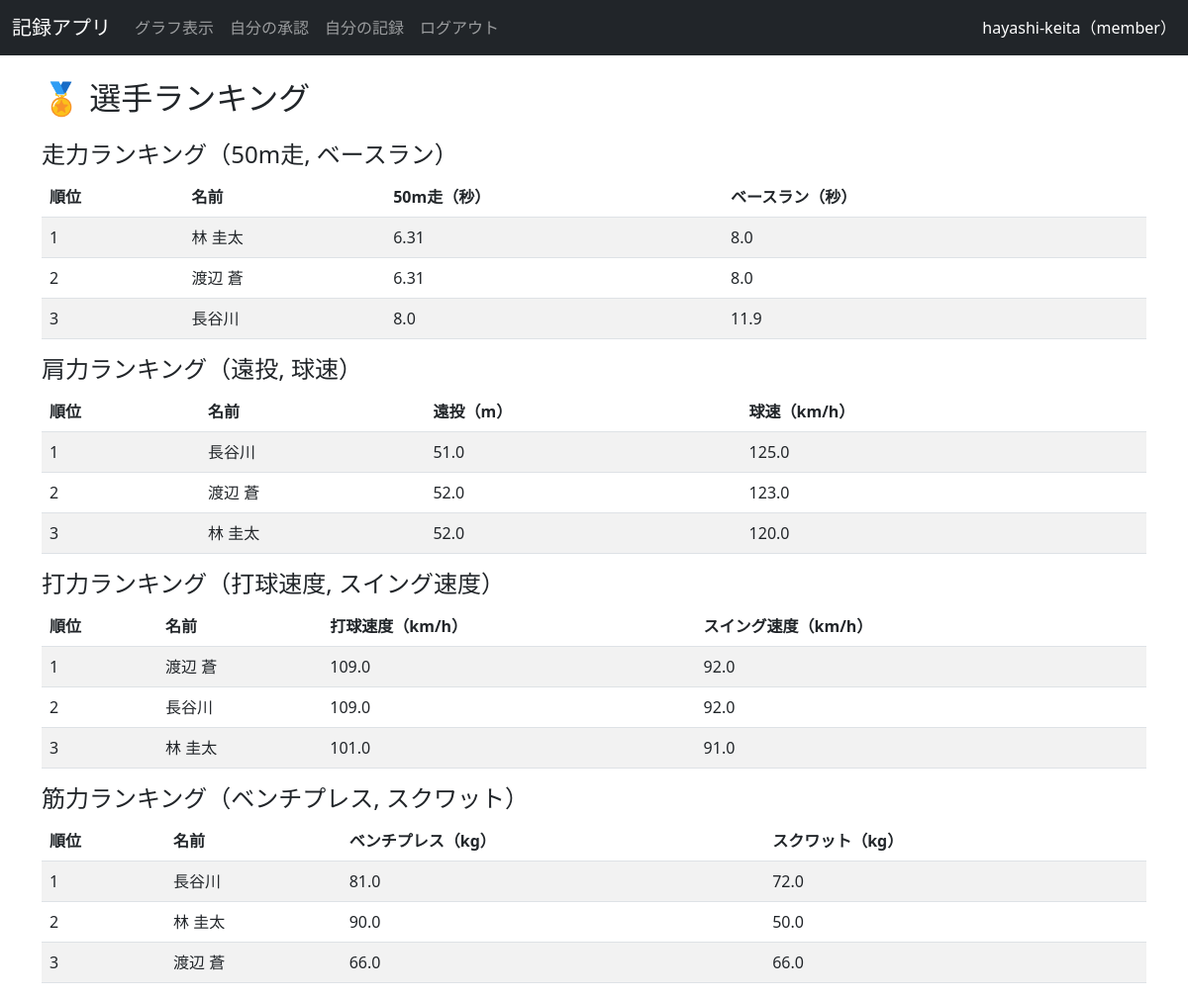
The app's page /dashboard/ranking (signed in) with its own data.
### models.py (models this page shows)
class User(UserMixin, db.Model):
    id = db.Column(db.Integer, primary_key=True)  # 各ユーザーの一意のIDを付ける
    username = db.Column(db.String(150), unique=True, nullable=False)  # ユーザー名、重複を許さない、空も不可
    password = db.Column(db.String(150), nullable=True)  # パスワード、空は不可
    role = db.Column(db.String(50), default='member')
    grade = db.Column(db.String(10))
    name = db.Column(db.String(50))
    records = db.relationship('Record', backref='user', lazy=True)

class Record(db.Model):
    id = db.Column(db.Integer, primary_key=True)
    user_id = db.Column(db.Integer, db.ForeignKey('user.id'), nullable=False)
    date = db.Column(db.Date, default=datetime.now)
    month = db.Column(db.String(10))
    grade = db.Column(db.String(10))
    name = db.Column(db.String(50))
    run_50m = db.Column(db.Float)
    base_running = db.Column(db.Float)
    long_throw = db.Column(db.Float)
    pitch_speed = db.Column(db.Float)
    hit_speed = db.Column(db.Float)
    swing_speed = db.Column(db.Float)
    bench_press = db.Column(db.Float)
    squat = db.Column(db.Float)
    member_approval = db.Column(db.Boolean, default=False)
    coach_approval = db.Column(db.Boolean, default=False)

### routes/dashboard.py (the view)
@dashboard.route('/dashboard/ranking')
@login_required
def ranking():
    speed_ranking = Record.query.filter_by(coach_approval=True).order_by(Record.run_50m.asc()).limit(10).all()
    arm_ranking = Record.query.filter_by(coach_approval=True).order_by(desc(Record.long_throw + Record.pitch_speed)).limit(10).all()
    hit_ranking = Record.query.filter_by(coach_approval=True).order_by(desc(Record.hit_speed + Record.swing_speed)).limit(10).all()
    strength_ranking = Record.query.filter_by(coach_approval=True).order_by(desc(Record.bench_press + Record.squat)).limit(10).all()
    return render_template('dashboard/ranking.html',
                            speed_ranking=speed_ranking,
                            arm_ranking=arm_ranking,
                            hit_ranking=hit_ranking,
                            strength_ranking=strength_ranking)

### app.py (called while the page is built)
@LoginManager.user_loader  # Flask-Loginが「今ログインしている人」を取得する方法を定義
def load_user(user_id):
    return User.query.get(int(user_id))  # データベースから user_id に一致するユーザーを探して返す

### templates/dashboard/ranking.html
{% extends "layout.html" %}
{% block content %}
<h2 class="mb-4">🏅 選手ランキング</h2>
<h4>走力ランキング（50m走, ベースラン）</h4>
<table class="table table-striped">
  <thead>
    <tr>
      <th>順位</th>
      <th>名前</th>
      <th>50m走（秒）</th>
      <th>ベースラン（秒）</th>
    </tr>
  </thead>
  <tbody>
    {% for row in speed_ranking %}
    <tr>
      <td>{{ loop.index }}</td>
      <td>{{ row.name }}</td>
      <td>{{ row.run_50m }}</td>
      <td>{{ row.base_running }}</td>
    </tr>
    {% endfor %}
  </tbody>
</table>
<h4>肩力ランキング（遠投, 球速）</h4>
<table class="table table-striped">
  <thead>
    <tr>
      <th>順位</th>
      <th>名前</th>
      <th>遠投（m）</th>
      <th>球速（km/h）</th>
    </tr>
  </thead>
  <tbody>
    {% for row in arm_ranking %}
    <tr>
      <td>{{ loop.index }}</td>
      <td>{{ row.name }}</td>
      <td>{{ row.long_throw }}</td>
      <td>{{ row.pitch_speed }}</td>
    </tr>
    {% endfor %}
  </tbody>
</table>
<h4>打力ランキング（打球速度, スイング速度）</h4>
<table class="table table-striped">
  <thead>
    <tr>
      <th>順位</th>
      <th>名前</th>
      <th>打球速度（km/h）</th>
      <th>スイング速度（km/h）</th>
    </tr>
  </thead>
  <tbody>
    {% for row in hit_ranking %}
    <tr>
      <td>{{ loop.index }}</td>
      <td>{{ row.name }}</td>
      <td>{{ row.hit_speed }}</td>
      <td>{{ row.swing_speed }}</td>
    </tr>
    {% endfor %}
  </tbody>
</table>
<h4>筋力ランキング（ベンチプレス, スクワット）</h4>
<table class="table table-striped">
  <thead>
    <tr>
      <th>順位</th>
      <th>名前</th>
      <th>ベンチプレス（kg）</th>
      <th>スクワット（kg）</th>
    </tr>
  </thead>
  <tbody>
    {% for row in strength_ranking %}
    <tr>
      <td>{{ loop.index }}</td>
      <td>{{ row.name }}</td>
      <td>{{ row.bench_press }}</td>
      <td>{{ row.squat }}</td>
    </tr>
    {% endfor %}
  </tbody>
</table>
{% endblock %}

### templates/layout.html (shortened to what this page needs)
<!DOCTYPE html>
<html lang="ja">
<head>
  <link href="https://cdn.jsdelivr.net/npm/bootstrap@5.3.0/dist/css/bootstrap.min.css" rel="stylesheet">
</head>
<body>
  <nav class="navbar navbar-expand-lg navbar-dark bg-dark">
    <div class="container-fluid">
      <a class="navbar-brand" href="{{ url_for('index') }}">記録アプリ</a>
      <div class="collapse navbar-collapse" id="navbarNav">
        <ul class="navbar-nav me-auto">
          {% if current_user.is_authenticated %}
            <li class="nav-item">
              <a class="nav-link" href="{{ url_for('dashboard.my_graph', user_id=current_user.id, field='run_50m') }}">
                グラフ表示
              </a>
            </li>
            {% if current_user.role == 'member' %}
              <li class="nav-item">
                <a class="nav-link" href="{{ url_for('record.my_approvals') }}">自分の承認</a>
              </li>
              <li class="nav-item">
                <a class="nav-link" href="{{ url_for('record.view_records') }}">自分の記録</a>
              </li>
            {% endif %}
            <li class="nav-item">
              <a class="nav-link" href="{{ url_for('auth.logout') }}">ログアウト</a>
            </li>
          {% endif %}
        </ul>
        {% if current_user.is_authenticated %}
          <span class="navbar-text text-white">
            {{ current_user.username }}（{{ current_user.role }}）
          </span>
        {% endif %}
      </div>
    </div>
  </nav>
  <div class="container mt-4">
    {% block content %}{% endblock %}
  </div>
</body>
</html>

### records on screen
User: username "hayashi-keita", role "member"
Record: name "林 圭太", run_50m "6.31", base_running "8.0", long_throw "52.0", pitch_speed "120.0", hit_speed "101.0", swing_speed "91.0", bench_press "90.0", squat "50.0"
Record: name "渡辺 蒼", run_50m "6.31", base_running "8.0", long_throw "52.0", pitch_speed "123.0", hit_speed "109.0", swing_speed "92.0", bench_press "66.0", squat "66.0"
Record: name "長谷川", run_50m "8.0", base_running "11.9", long_throw "51.0", pitch_speed "125.0", hit_speed "109.0", swing_speed "92.0", bench_press "81.0", squat "72.0"
